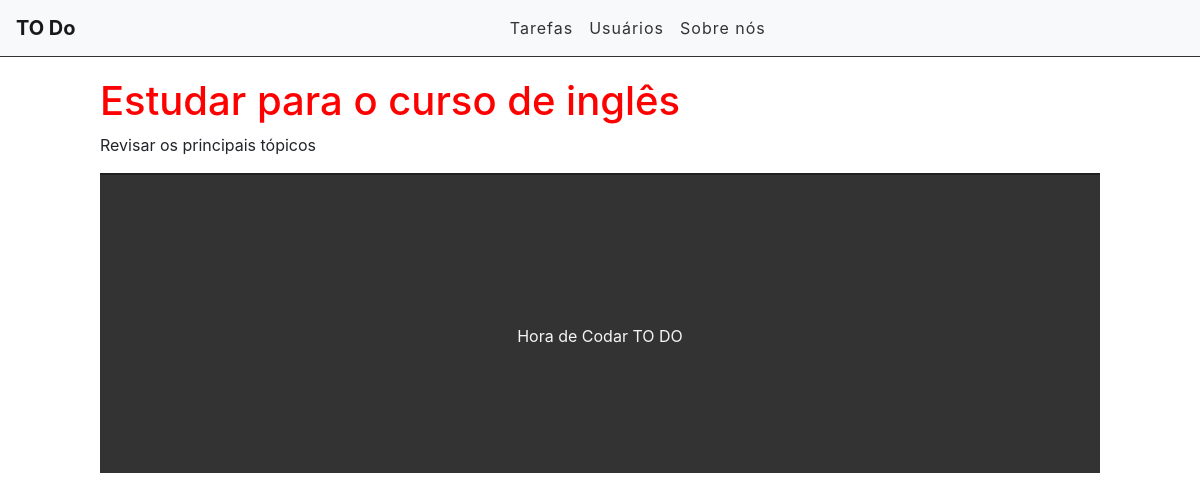
/task/5, run on the app's committed database.
### tasks/models.py (models this page shows, shortened)
class Task(models.Model):
    STATUS = (
         ('doing', 'Doing'),
         ('done', 'Done'),
    )
    title = models.CharField(max_length=255)
    description = models.TextField()
    done = models.CharField(
        max_length = 5,
        choices=STATUS,
    )
    created_at = models.DateTimeField(auto_now_add=True)
    updated_at = models.DateTimeField(auto_now=True)

### tasks/views.py (the view)
# urls.py: path('task/<int:id>', views.taskView, name='task-view'),
def taskView(request, id):
    task = get_object_or_404(Task, pk=id)
    return render(request, 'tasks/task.html', {'task': task})

### tasks/templates/tasks/task.html (shortened to what this page needs)
{% extends 'base.html' %}
{% block content %}
<div class="offset-1 col-10 list-div">
    <h1>{{ task.title }}</h1>
    <p>{{ task.description }}</p>
{% endblock %}

### tasks/static/css/styles.css (style rules this page uses)
h1 { color: red; }
.list-div { padding: 0; }

### data on the page
Task: title "Estudar para o curso de inglês", description "Revisar os principais tópicos"
